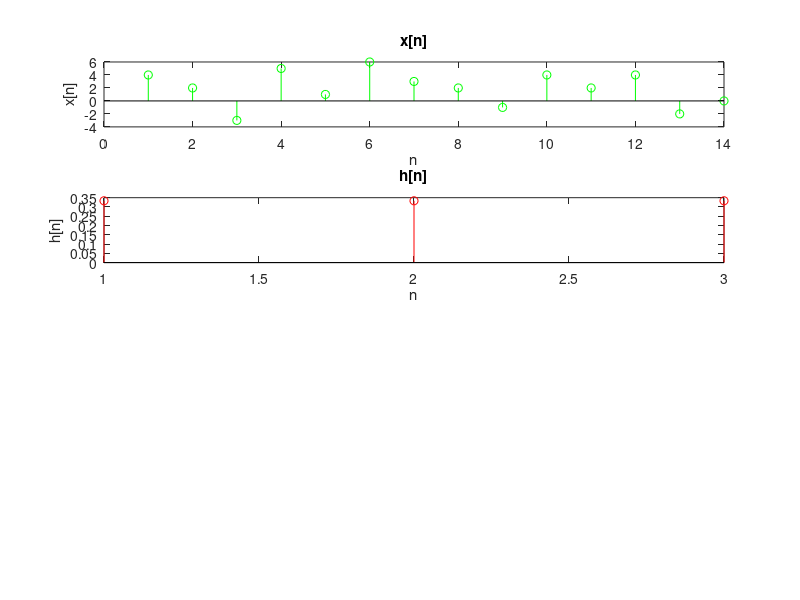

Source code (MATLAB): (Note: this script raises an error after producing the figure.)
clc;
clf;
clear all;

x=[4 2 -3 5 1 6 3 2 -1 4 2 4 -2 0 ];
h=[1/3 1/3 1/3];

n1 = 1:length(x)
n2 = 1:length(h)
n3=1:length(x)+length(h)-1;

subplot(4,1,1);
stem(n1,x,'g');
title("x[n]");
xlabel("n");
ylabel("x[n]");

subplot(4,1,2);
stem(n2,h,'r');
title("h[n]");
xlabel("n");
ylabel("h[n]");

y1=Convolution(x,h);
subplot(4,1,3);

stem(n3,y1,'r');
title("y1[n]");
xlabel("n");
ylabel("y1[n]");

